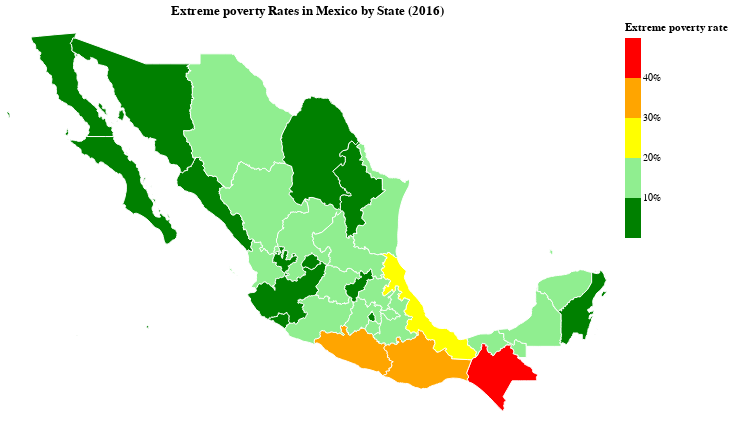

The notebook cell saved with this chart:
### Code cell
maps_lst[0]

### Figure 1 — Vega-Lite specification as saved in the notebook (floating-point values rounded to 4 significant figures; data arrays with more than 128 entries replaced by an {"elided": "..."} marker saying what was removed)
{"config": {"view": {"continuousWidth": 300, "continuousHeight": 300}}, "data": {"values": [{"type": "Feature", "properties": {"id": "null", "state_code": 9, "state_name": "Distrito Federal"}, "geometry": {"type": "Polygon", "coordinates": [[[-99.09, 19.51], [-99.06, 19.5], [-99.05, 19.45], [-99.06, 19.42], [-99.06, 19.4], [-98.99, 19.37], [-98.97, 19.34], [-98.96, 19.33], [-98.98, 19.25], [-98.95, 19.22], [-98.97, 19.21], [-98.96, 19.17], [-98.96, 19.12], [-98.98, 19.07], [-99.03, 19.09], [-99.06, 19.05], [-99.13, 19.06], [-99.14, 19.09], [-99.14, 19.09], [-99.23, 19.1], [-99.28, 19.13], [-99.31, 19.21], [-99.31, 19.22], [-99.32, 19.23], [-99.32, 19.23], [-99.32, 19.23], [-99.34, 19.27], [-99.37, 19.28], [-99.36, 19.3], [-99.33, 19.35], [-99.26, 19.4], [-99.24, 19.41], [-99.21, 19.47], [-99.21, 19.47], [-99.21, 19.5], [-99.2, 19.51], [-99.16, 19.5], [-99.18, 19.53], [-99.14, 19.57], [-99.12, 19.59], [-99.12, 19.59], [-99.11, 19.57], [-99.13, 19.54], [-99.09, 19.51]]]}}, {"type": "Feature", "properties": {"id": "null", "state_code": 12, "state_name": "Guerrero"}, "geometry": {"type": "Polygon", "coordinates": {"elided": "1x256x2 float values"}}}, {"type": "Feature", "properties": {"id": "null", "state_code": 15, "state_name": "México"}, "geometry": {"type": "Polygon", "coordinates": {"elided": "1x240x2 float values"}}}, {"type": "Feature", "properties": {"id": "null", "state_code": 17, "state_name": "Morelos"}, "geometry": {"type": "Polygon", "coordinates": {"elided": "1x76x2 float values"}}}, {"type": "Feature", "properties": {"id": "null", "state_code": 25, "state_name": "Sinaloa"}, "geometry": {"type": "Polygon", "coordinates": {"elided": "1x250x2 float values"}}}, {"type": "Feature", "properties": {"id": "null", "state_code": 2, "state_name": "Baja California"}, "geometry": {"type": "MultiPolygon", "coordinates": {"elided": "7 rows, 564 float values in total"}}}, {"type": "Feature", "properties": {"id": "null", "state_code": 26, "state_name": "Sonora"}, "geometry": {"type": "MultiPolygon", "coordinates": {"elided": "4 rows, 700 float values in total"}}}, {"type": "Feature", "properties": {"id": "null", "state_code": 3, "state_name": "Baja California Sur"}, "geometry": {"type": "MultiPolygon", "coordinates": {"elided": "12 rows, 626 float values in total"}}}, {"type": "Feature", "properties": {"id": "null", "state_code": 32, "state_name": "Zacatecas"}, "geometry": {"type": "Polygon", "coordinates": {"elided": "1x415x2 float values"}}}, {"type": "Feature", "properties": {"id": "null", "state_code": 10, "state_name": "Durango"}, "geometry": {"type": "Polygon", "coordinates": {"elided": "1x306x2 float values"}}}, {"type": "Feature", "properties": {"id": "null", "state_code": 8, "state_name": "Chihuahua"}, "geometry": {"type": "Polygon", "coordinates": {"elided": "1x369x2 float values"}}}, {"type": "Feature", "properties": {"id": "null", "state_code": 6, "state_name": "Colima"}, "geometry": {"type": "MultiPolygon", "coordinates": {"elided": "3 rows, 170 float values in total"}}}, {"type": "Feature", "properties": {"id": "null", "state_code": 18, "state_name": "Nayarit"}, "geometry": {"type": "MultiPolygon", "coordinates": {"elided": "5 rows, 420 float values in total"}}}, {"type": "Feature", "properties": {"id": "null", "state_code": 16, "state_name": "Michoacán de Ocampo"}, "geometry": {"type": "Polygon", "coordinates": {"elided": "1x296x2 float values"}}}, {"type": "Feature", "properties": {"id": "null", "state_code": 14, "state_name": "Jalisco"}, "geometry": {"type": "Polygon", "coordinates": {"elided": "1x508x2 float values"}}}, {"type": "Feature", "properties": {"id": "null", "state_code": 7, "state_name": "Chiapas"}, "geometry": {"type": "Polygon", "coordinates": {"elided": "1x196x2 float values"}}}, {"type": "Feature", "properties": {"id": "null", "state_code": 27, "state_name": "Tabasco"}, "geometry": {"type": "Polygon", "coordinates": {"elided": "1x176x2 float values"}}}, {"type": "Feature", "properties": {"id": "null", "state_code": 20, "state_name": "Oaxaca"}, "geometry": {"type": "Polygon", "coordinates": {"elided": "1x284x2 float values"}}}, {"type": "Feature", "properties": {"id": "null", "state_code": 11, "state_name": "Guanajuato"}, "geometry": {"type": "Polygon", "coordinates": {"elided": "1x216x2 float values"}}}, {"type": "Feature", "properties": {"id": "null", "state_code": 1, "state_name": "Aguascalientes"}, "geometry": {"type": "Polygon", "coordinates": [[[-102.3, 22.37], [-102.2, 22.36], [-102.2, 22.35], [-102.2, 22.29], [-102.1, 22.29], [-102.1, 22.31], [-102.0, 22.3], [-102.0, 22.24], [-102.0, 22.22], [-102.0, 22.17], [-102.0, 22.13], [-102.0, 22.11], [-101.9, 22.04], [-101.9, 22.03], [-101.9, 21.99], [-101.9, 21.96], [-101.9, 21.93], [-101.8, 21.94], [-101.8, 21.91], [-101.9, 21.91], [-101.9, 21.89], [-102.0, 21.85], [-102.1, 21.81], [-102.1, 21.8], [-102.1, 21.75], [-102.1, 21.71], [-102.2, 21.69], [-102.2, 21.69], [-102.2, 21.66], [-102.3, 21.65], [-102.3, 21.62], [-102.4, 21.65], [-102.4, 21.67], [-102.6, 21.74], [-102.6, 21.74], [-102.6, 21.77], [-102.7, 21.75], [-102.7, 21.73], [-102.7, 21.72], [-102.9, 21.8], [-102.8, 21.83], [-102.9, 21.86], [-102.8, 21.93], [-102.8, 22.0], [-102.7, 22.08], [-102.7, 22.1], [-102.6, 22.23], [-102.7, 22.25], [-102.7, 22.29], [-102.6, 22.29], [-102.5, 22.29], [-102.5, 22.32], [-102.5, 22.34], [-102.5, 22.35], [-102.4, 22.36], [-102.4, 22.38], [-102.3, 22.39], [-102.3, 22.46], [-102.3, 22.46], [-102.3, 22.42], [-102.3, 22.37]]]}}, {"type": "Feature", "properties": {"id": "null", "state_code": 22, "state_name": "Querétaro"}, "geometry": {"type": "Polygon", "coordinates": {"elided": "1x136x2 float values"}}}, {"type": "Feature", "properties": {"id": "null", "state_code": 24, "state_name": "San Luis Potosí"}, "geometry": {"type": "Polygon", "coordinates": {"elided": "1x301x2 float values"}}}, {"type": "Feature", "properties": {"id": "null", "state_code": 29, "state_name": "Tlaxcala"}, "geometry": {"type": "Polygon", "coordinates": {"elided": "1x86x2 float values"}}}, {"type": "Feature", "properties": {"id": "null", "state_code": 21, "state_name": "Puebla"}, "geometry": {"type": "Polygon", "coordinates": {"elided": "1x383x2 float values"}}}, {"type": "Feature", "properties": {"id": "null", "state_code": 13, "state_name": "Hidalgo"}, "geometry": {"type": "Polygon", "coordinates": {"elided": "1x244x2 float values"}}}, {"type": "Feature", "properties": {"id": "null", "state_code": 30, "state_name": "Veracruz de Ignacio de la Llave"}, "geometry": {"type": "Polygon", "coordinates": {"elided": "1x484x2 float values"}}}, {"type": "Feature", "properties": {"id": "null", "state_code": 19, "state_name": "Nuevo León"}, "geometry": {"type": "Polygon", "coordinates": {"elided": "1x212x2 float values"}}}, {"type": "Feature", "properties": {"id": "null", "state_code": 5, "state_name": "Coahuila de Zaragoza"}, "geometry": {"type": "Polygon", "coordinates": {"elided": "1x287x2 float values"}}}, {"type": "Feature", "properties": {"id": "null", "state_code": 28, "state_name": "Tamaulipas"}, "geometry": {"type": "Polygon", "coordinates": {"elided": "1x278x2 float values"}}}, {"type": "Feature", "properties": {"id": "null", "state_code": 31, "state_name": "Yucatán"}, "geometry": {"type": "MultiPolygon", "coordinates": {"elided": "2 rows, 252 float values in total"}}}, {"type": "Feature", "properties": {"id": "null", "state_code": 4, "state_name": "Campeche"}, "geometry": {"type": "Polygon", "coordinates": {"elided": "1x150x2 float values"}}}, {"type": "Feature", "properties": {"id": "null", "state_code": 23, "state_name": "Quintana Roo"}, "geometry": {"type": "MultiPolygon", "coordinates": {"elided": "5 rows, 456 float values in total"}}}]}, "mark": {"type": "geoshape", "stroke": "white", "strokeWidth": 1}, "encoding": {"color": {"bin": {"extent": [0, 0.5], "step": 0.1}, "field": "extreme_poverty", "legend": {"format": "%"}, "scale": {"domain": [0.0, 0.1, 0.2, 0.3, 0.4, 0.5], "range": ["green", "lightgreen", "yellow", "orange", "red"]}, "title": "Extreme poverty rate", "type": "quantitative"}, "tooltip": [{"field": "state_code", "title": "State Code", "type": "nominal"}, {"field": "state_name_for_map", "title": "State", "type": "nominal"}, {"field": "alimentary_poverty", "format": ".2%", "title": "Alimentary Poverty Rate", "type": "quantitative"}, {"field": "extreme_poverty", "format": ".2%", "title": "Extreme Poverty Rate", "type": "quantitative"}]}, "height": 400, "projection": {"type": "mercator"}, "title": "Extreme poverty Rates in Mexico by State (2016)", "transform": [{"lookup": "properties.state_code", "from": {"data": {"name": "data-e608329e3e38aa5d7571e02079cfc1bd"}, "key": "state_code", "fields": ["alimentary_poverty", "extreme_poverty", "state_name_for_map", "state_code"]}}], "width": 600, "$schema": "https://vega.github.io/schema/vega-lite/v5.20.1.json", "datasets": {"data-e608329e3e38aa5d7571e02079cfc1bd": [{"Unnamed: 0": 0, "index": 0, "state_code": 1, "alimentary_poverty": 0.172, "extreme_poverty": 0.08453, "state_name": "AGUASCALIENTES", "year": 2016, "state_name_for_map": "Aguascalientes"}, {"Unnamed: 0": 1, "index": 1, "state_code": 2, "alimentary_poverty": 0.1495, "extreme_poverty": 0.04761, "state_name": "BAJA CALIFORNIA", "year": 2016, "state_name_for_map": "Baja California"}, {"Unnamed: 0": 2, "index": 2, "state_code": 3, "alimentary_poverty": 0.1918, "extreme_poverty": 0.05292, "state_name": "BAJA CALIFORNIA SUR", "year": 2016, "state_name_for_map": "Baja California Sur"}, {"Unnamed: 0": 3, "index": 3, "state_code": 4, "alimentary_poverty": 0.256, "extreme_poverty": 0.1444, "state_name": "CAMPECHE", "year": 2016, "state_name_for_map": "Campeche"}, {"Unnamed: 0": 4, "index": 4, "state_code": 5, "alimentary_poverty": 0.1612, "extreme_poverty": 0.09612, "state_name": "COAHUILA", "year": 2016, "state_name_for_map": "Coahuila"}, {"Unnamed: 0": 5, "index": 5, "state_code": 6, "alimentary_poverty": 0.2113, "extreme_poverty": 0.06248, "state_name": "COLIMA", "year": 2016, "state_name_for_map": "Colima"}, {"Unnamed: 0": 6, "index": 6, "state_code": 7, "alimentary_poverty": 0.1943, "extreme_poverty": 0.4952, "state_name": "CHIAPAS", "year": 2016, "state_name_for_map": "Chiapas"}, {"Unnamed: 0": 7, "index": 7, "state_code": 8, "alimentary_poverty": 0.1819, "extreme_poverty": 0.1001, "state_name": "CHIHUAHUA", "year": 2016, "state_name_for_map": "Chihuahua"}, {"Unnamed: 0": 8, "index": 8, "state_code": 9, "alimentary_poverty": 0.1149, "extreme_poverty": 0.05587, "state_name": "DISTRITO FEDERAL", "year": 2016, "state_name_for_map": "Ciudad de México"}, {"Unnamed: 0": 9, "index": 9, "state_code": 10, "alimentary_poverty": 0.1859, "extreme_poverty": 0.119, "state_name": "DURANGO", "year": 2016, "state_name_for_map": "Durango"}, {"Unnamed: 0": 10, "index": 10, "state_code": 11, "alimentary_poverty": 0.1977, "extreme_poverty": 0.1091, "state_name": "GUANAJUATO", "year": 2016, "state_name_for_map": "Guanajuato"}, {"Unnamed: 0": 11, "index": 11, "state_code": 12, "alimentary_poverty": 0.2784, "extreme_poverty": 0.3379, "state_name": "GUERRERO", "year": 2016, "state_name_for_map": "Guerrero"}, {"Unnamed: 0": 12, "index": 12, "state_code": 13, "alimentary_poverty": 0.2451, "extreme_poverty": 0.1932, "state_name": "HIDALGO", "year": 2016, "state_name_for_map": "Hidalgo"}, {"Unnamed: 0": 13, "index": 13, "state_code": 14, "alimentary_poverty": 0.1541, "extreme_poverty": 0.05453, "state_name": "JALISCO", "year": 2016, "state_name_for_map": "Jalisco"}, {"Unnamed: 0": 14, "index": 14, "state_code": 15, "alimentary_poverty": 0.2078, "extreme_poverty": 0.1376, "state_name": "MEXICO", "year": 2016, "state_name_for_map": "Estado de México"}, {"Unnamed: 0": 15, "index": 15, "state_code": 16, "alimentary_poverty": 0.2592, "extreme_poverty": 0.17, "state_name": "MICHOACAN", "year": 2016, "state_name_for_map": "Michoacán"}, {"Unnamed: 0": 16, "index": 16, "state_code": 17, "alimentary_poverty": 0.195, "extreme_poverty": 0.1212, "state_name": "MORELOS", "year": 2016, "state_name_for_map": "Morelos"}, {"Unnamed: 0": 17, "index": 17, "state_code": 18, "alimentary_poverty": 0.1993, "extreme_poverty": 0.1491, "state_name": "NAYARIT", "year": 2016, "state_name_for_map": "Nayarit"}, {"Unnamed: 0": 18, "index": 18, "state_code": 19, "alimentary_poverty": 0.1438, "extreme_poverty": 0.04298, "state_name": "NUEVO LEON", "year": 2016, "state_name_for_map": "Nuevo León"}, {"Unnamed: 0": 19, "index": 19, "state_code": 20, "alimentary_poverty": 0.3137, "extreme_poverty": 0.331, "state_name": "OAXACA", "year": 2016, "state_name_for_map": "Oaxaca"}, {"Unnamed: 0": 20, "index": 20, "state_code": 21, "alimentary_poverty": 0.201, "extreme_poverty": 0.1766, "state_name": "PUEBLA", "year": 2016, "state_name_for_map": "Puebla"}, {"Unnamed: 0": 21, "index": 21, "state_code": 22, "alimentary_poverty": 0.1338, "extreme_poverty": 0.06778, "state_name": "QUERETARO", "year": 2016, "state_name_for_map": "Querétaro"}, {"Unnamed: 0": 22, "index": 22, "state_code": 23, "alimentary_poverty": 0.1639, "extreme_poverty": 0.0988, "state_name": "QUINTANA ROO", "year": 2016, "state_name_for_map": "Quintana Roo"}, {"Unnamed: 0": 23, "index": 23, "state_code": 24, "alimentary_poverty": 0.201, "extreme_poverty": 0.1486, "state_name": "SAN LUIS POTOSI", "year": 2016, "state_name_for_map": "San Luis Potosí"}, {"Unnamed: 0": 24, "index": 24, "state_code": 25, "alimentary_poverty": 0.2274, "extreme_poverty": 0.07335, "state_name": "SINALOA", "year": 2016, "state_name_for_map": "Sinaloa"}, {"Unnamed: 0": 25, "index": 25, "state_code": 26, "alimentary_poverty": 0.2097, "extreme_poverty": 0.05845, "state_name": "SONORA", "year": 2016, "state_name_for_map": "Sonora"}, {"Unnamed: 0": 26, "index": 26, "state_code": 27, "alimentary_poverty": 0.4529, "extreme_poverty": 0.1847, "state_name": "TABASCO", "year": 2016, "state_name_for_map": "Tabasco"}, {"Unnamed: 0": 27, "index": 27, "state_code": 28, "alimentary_poverty": 0.1924, "extreme_poverty": 0.1003, "state_name": "TAMAULIPAS", "year": 2016, "state_name_for_map": "Tamaulipas"}, {"Unnamed: 0": 28, "index": 28, "state_code": 29, "alimentary_poverty": 0.2215, "extreme_poverty": 0.1835, "state_name": "TLAXCALA", "year": 2016, "state_name_for_map": "Tlaxcala"}, {"Unnamed: 0": 29, "index": 29, "state_code": 30, "alimentary_poverty": 0.2221, "extreme_poverty": 0.2484, "state_name": "VERACRUZ", "year": 2016, "state_name_for_map": "Veracruz"}, {"Unnamed: 0": 30, "index": 30, "state_code": 31, "alimentary_poverty": 0.1928, "extreme_poverty": 0.1205, "state_name": "YUCATAN", "year": 2016, "state_name_for_map": "Yucatán"}, {"Unnamed: 0": 31, "index": 31, "state_code": 32, "alimentary_poverty": 0.1506, "extreme_poverty": 0.195, "state_name": "ZACATECAS", "year": 2016, "state_name_for_map": "Zacatecas"}]}}
